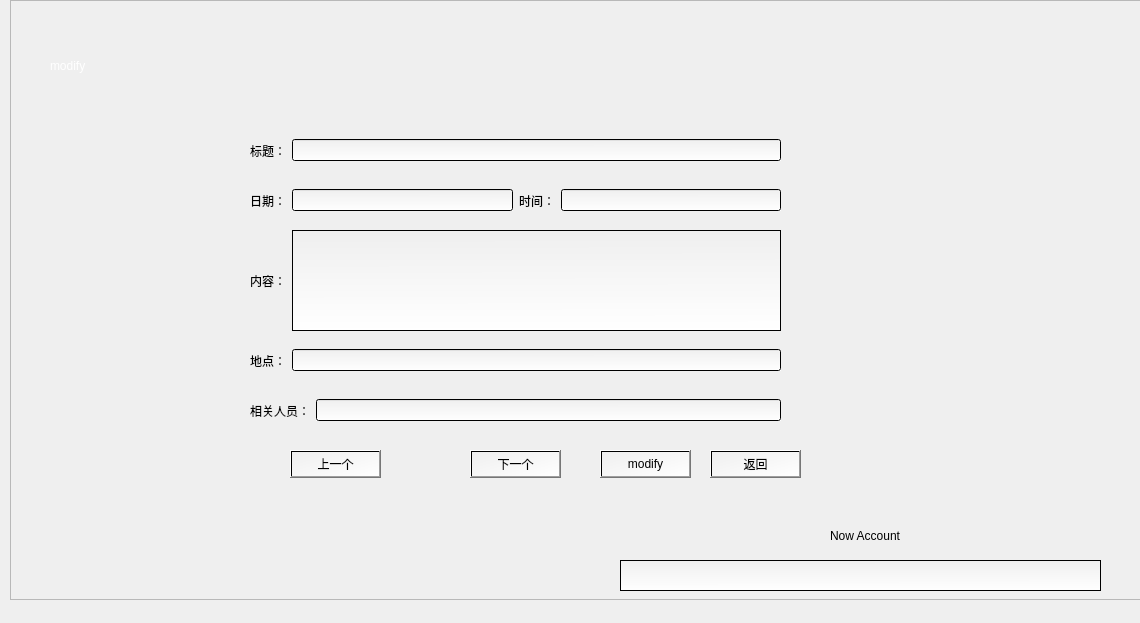
<?xml version="1.0" encoding="UTF-8"?>
<ui version="4.0">
 <class>modifyScheduleForm</class>
 <widget class="QWidget" name="modifyScheduleForm">
  <property name="geometry">
   <rect>
    <x>0</x>
    <y>0</y>
    <width>1140</width>
    <height>623</height>
   </rect>
  </property>
  <property name="windowTitle">
   <string>Form</string>
  </property>
  <widget class="QFrame" name="frame">
   <property name="geometry">
    <rect>
     <x>10</x>
     <y>0</y>
     <width>1200</width>
     <height>600</height>
    </rect>
   </property>
   <property name="minimumSize">
    <size>
     <width>1200</width>
     <height>600</height>
    </size>
   </property>
   <property name="maximumSize">
    <size>
     <width>1200</width>
     <height>600</height>
    </size>
   </property>
   <property name="styleSheet">
    <string notr="true">#frame{
background-image: url(:/1.jpg);
}</string>
   </property>
   <property name="frameShape">
    <enum>QFrame::StyledPanel</enum>
   </property>
   <property name="frameShadow">
    <enum>QFrame::Raised</enum>
   </property>
   <widget class="QWidget" name="layoutWidget">
    <property name="geometry">
     <rect>
      <x>240</x>
      <y>180</y>
      <width>531</width>
      <height>41</height>
     </rect>
    </property>
    <layout class="QHBoxLayout" name="horizontalLayout_2">
     <item>
      <widget class="QLabel" name="label_2">
       <property name="styleSheet">
        <string notr="true">font: 12pt &quot;等线&quot;;</string>
       </property>
       <property name="text">
        <string>日期：</string>
       </property>
      </widget>
     </item>
     <item>
      <widget class="QLineEdit" name="lineEdit_date">
       <property name="styleSheet">
        <string notr="true">font: 12pt &quot;等线&quot;;
background-color: qlineargradient(spread:pad, x1:0.503, y1:0.0227273, x2:0.512, y2:1, stop:0 rgba(0, 0, 0, 0), stop:1 rgba(255, 255, 255, 255));</string>
       </property>
      </widget>
     </item>
     <item>
      <widget class="QLabel" name="label_7">
       <property name="styleSheet">
        <string notr="true">font: 12pt &quot;等线&quot;;</string>
       </property>
       <property name="text">
        <string>时间：</string>
       </property>
      </widget>
     </item>
     <item>
      <widget class="QLineEdit" name="lineEdit_time">
       <property name="styleSheet">
        <string notr="true">font: 12pt &quot;等线&quot;;
background-color: qlineargradient(spread:pad, x1:0.503, y1:0.0227273, x2:0.512, y2:1, stop:0 rgba(0, 0, 0, 0), stop:1 rgba(255, 255, 255, 255));</string>
       </property>
      </widget>
     </item>
    </layout>
   </widget>
   <widget class="QPlainTextEdit" name="plainTextEdit">
    <property name="geometry">
     <rect>
      <x>610</x>
      <y>560</y>
      <width>481</width>
      <height>31</height>
     </rect>
    </property>
    <property name="styleSheet">
     <string notr="true">background-color: qlineargradient(spread:pad, x1:0.503, y1:0.0227273, x2:0.512, y2:1, stop:0 rgba(0, 0, 0, 0), stop:1 rgba(255, 255, 255, 255));</string>
    </property>
   </widget>
   <widget class="QPushButton" name="pushButton_showBefore">
    <property name="geometry">
     <rect>
      <x>280</x>
      <y>450</y>
      <width>91</width>
      <height>28</height>
     </rect>
    </property>
    <property name="styleSheet">
     <string notr="true">background-color: qlineargradient(spread:pad, x1:0, y1:0, x2:1, y2:1, stop:0 rgba(0, 0, 0, 0), stop:1 rgba(255, 255, 255, 255));</string>
    </property>
    <property name="text">
     <string>上一个</string>
    </property>
   </widget>
   <widget class="QLabel" name="label_6">
    <property name="geometry">
     <rect>
      <x>820</x>
      <y>510</y>
      <width>251</width>
      <height>51</height>
     </rect>
    </property>
    <property name="text">
     <string>Now Account</string>
    </property>
   </widget>
   <widget class="QPushButton" name="pushButton_showNext">
    <property name="geometry">
     <rect>
      <x>460</x>
      <y>450</y>
      <width>91</width>
      <height>28</height>
     </rect>
    </property>
    <property name="styleSheet">
     <string notr="true">background-color: qlineargradient(spread:pad, x1:0, y1:0, x2:1, y2:1, stop:0 rgba(0, 0, 0, 0), stop:1 rgba(255, 255, 255, 255));</string>
    </property>
    <property name="text">
     <string>下一个</string>
    </property>
   </widget>
   <widget class="QWidget" name="layoutWidget_2">
    <property name="geometry">
     <rect>
      <x>240</x>
      <y>230</y>
      <width>531</width>
      <height>101</height>
     </rect>
    </property>
    <layout class="QHBoxLayout" name="horizontalLayout_3">
     <item>
      <widget class="QLabel" name="label_3">
       <property name="styleSheet">
        <string notr="true">font: 12pt &quot;等线&quot;;</string>
       </property>
       <property name="text">
        <string>内容：</string>
       </property>
      </widget>
     </item>
     <item>
      <widget class="QTextEdit" name="textEdit_content">
       <property name="styleSheet">
        <string notr="true">font: 12pt &quot;等线&quot;;
background-color: qlineargradient(spread:pad, x1:0.503, y1:0.0227273, x2:0.512, y2:1, stop:0 rgba(0, 0, 0, 0), stop:1 rgba(255, 255, 255, 255));</string>
       </property>
      </widget>
     </item>
    </layout>
   </widget>
   <widget class="QWidget" name="layoutWidget_3">
    <property name="geometry">
     <rect>
      <x>240</x>
      <y>130</y>
      <width>531</width>
      <height>41</height>
     </rect>
    </property>
    <layout class="QHBoxLayout" name="horizontalLayout">
     <item>
      <widget class="QLabel" name="label">
       <property name="styleSheet">
        <string notr="true">font: 12pt &quot;等线&quot;;</string>
       </property>
       <property name="text">
        <string>标题：</string>
       </property>
      </widget>
     </item>
     <item>
      <widget class="QLineEdit" name="lineEdit_title">
       <property name="styleSheet">
        <string notr="true">font: 12pt &quot;等线&quot;;
background-color: qlineargradient(spread:pad, x1:0.503, y1:0.0227273, x2:0.512, y2:1, stop:0 rgba(0, 0, 0, 0), stop:1 rgba(255, 255, 255, 255));</string>
       </property>
      </widget>
     </item>
    </layout>
   </widget>
   <widget class="QPushButton" name="pushButton_return">
    <property name="geometry">
     <rect>
      <x>700</x>
      <y>450</y>
      <width>91</width>
      <height>28</height>
     </rect>
    </property>
    <property name="styleSheet">
     <string notr="true">background-color: qlineargradient(spread:pad, x1:0, y1:0, x2:1, y2:1, stop:0 rgba(0, 0, 0, 0), stop:1 rgba(255, 255, 255, 255));</string>
    </property>
    <property name="text">
     <string>返回</string>
    </property>
   </widget>
   <widget class="QWidget" name="layoutWidget_4">
    <property name="geometry">
     <rect>
      <x>240</x>
      <y>340</y>
      <width>531</width>
      <height>41</height>
     </rect>
    </property>
    <layout class="QHBoxLayout" name="horizontalLayout_4">
     <item>
      <widget class="QLabel" name="label_4">
       <property name="styleSheet">
        <string notr="true">font: 12pt &quot;等线&quot;;</string>
       </property>
       <property name="text">
        <string>地点：</string>
       </property>
      </widget>
     </item>
     <item>
      <widget class="QLineEdit" name="lineEdit_location">
       <property name="styleSheet">
        <string notr="true">font: 12pt &quot;等线&quot;;
background-color: qlineargradient(spread:pad, x1:0.503, y1:0.0227273, x2:0.512, y2:1, stop:0 rgba(0, 0, 0, 0), stop:1 rgba(255, 255, 255, 255));</string>
       </property>
      </widget>
     </item>
    </layout>
   </widget>
   <widget class="QWidget" name="layoutWidget_5">
    <property name="geometry">
     <rect>
      <x>240</x>
      <y>390</y>
      <width>531</width>
      <height>41</height>
     </rect>
    </property>
    <layout class="QHBoxLayout" name="horizontalLayout_5">
     <item>
      <widget class="QLabel" name="label_5">
       <property name="styleSheet">
        <string notr="true">font: 12pt &quot;等线&quot;;</string>
       </property>
       <property name="text">
        <string>相关人员：</string>
       </property>
      </widget>
     </item>
     <item>
      <widget class="QLineEdit" name="lineEdit_person">
       <property name="styleSheet">
        <string notr="true">font: 12pt &quot;等线&quot;;
background-color: qlineargradient(spread:pad, x1:0.503, y1:0.0227273, x2:0.512, y2:1, stop:0 rgba(0, 0, 0, 0), stop:1 rgba(255, 255, 255, 255));</string>
       </property>
      </widget>
     </item>
    </layout>
   </widget>
   <widget class="QLabel" name="label_account_2">
    <property name="geometry">
     <rect>
      <x>40</x>
      <y>40</y>
      <width>281</width>
      <height>51</height>
     </rect>
    </property>
    <property name="styleSheet">
     <string notr="true">font: 26pt &quot;黑体&quot;;
color:rgb(255, 255, 255);</string>
    </property>
    <property name="text">
     <string>modify</string>
    </property>
   </widget>
   <widget class="QPushButton" name="pushButton_modify">
    <property name="geometry">
     <rect>
      <x>590</x>
      <y>450</y>
      <width>91</width>
      <height>28</height>
     </rect>
    </property>
    <property name="styleSheet">
     <string notr="true">background-color: qlineargradient(spread:pad, x1:0, y1:0, x2:1, y2:1, stop:0 rgba(0, 0, 0, 0), stop:1 rgba(255, 255, 255, 255));</string>
    </property>
    <property name="text">
     <string>modify</string>
    </property>
   </widget>
  </widget>
 </widget>
 <resources/>
 <connections/>
</ui>
